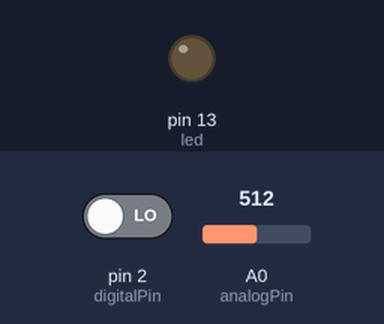
A sketch run on a simulated Arduino Uno, built with avr-gcc and run on an emulated ATmega328P. Shown: output pins drawn as LEDs (lit = HIGH). The test bench sets the inputs (shaded band); at power-on: pin 2 (digitalPin) LOW, A0 (analogPin) = 512. What the sketch prints to the serial monitor is not drawn.

Above: at 1.2 s.
1.3 s: pin 2 (digitalPin) driven HIGH
At 2.5 s:
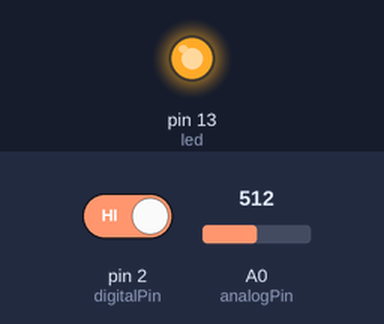
2.8 s: pin 2 (digitalPin) driven LOW
At 3.9 s:
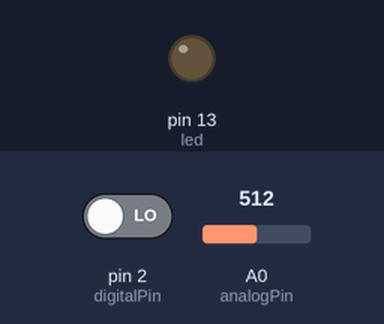
Timing chart, 0 to 5.8 s (numbered marks = the images above; inputs shaded):
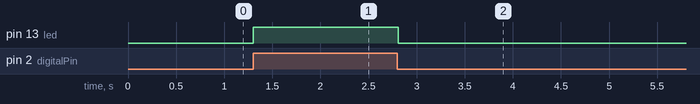

Measured:
- after the input at 1.3 s, pin 13 (led): LOW → HIGH at once
- after the input at 2.8 s, pin 13 (led): HIGH → LOW at once

The sketch:

DIGITAL_TEMP.ino
```cpp
/*
 INSTITUTO FEDERAL DE GOIAS - IFG CAMPUS GOIANIA
 FUNÇÃO: sensor digital temp mede as mudanças de temperatura com base na resistência do termistor.
 ESTAGIARIOS: RHAMON LUCAS V. COSTA e ISABELA R. DE OLIVEIRA
 DATA: 31/10/2022
 https://arduinomodules.info/ky-028-digital-temperature-sensor-module/
 */


int led = 13;  // define p led no pino 13
int digitalPin = 2; // define o pino do sensor digital no pino 2
int analogPin = A0; //  define o pino do sensor analogico ao pino A0
int digitalVal;
int analogVal;
void setup()
{
  pinMode(led, OUTPUT);
  pinMode(digitalPin, INPUT);

  Serial.begin(9600);
}
void loop()
{

  digitalVal = digitalRead(digitalPin);
  if(digitalVal == HIGH)
  {
    digitalWrite(led, HIGH);
  }
  else
  {
    digitalWrite(led, LOW);
  }

  analogVal = analogRead(analogPin);
  Serial.println(analogVal);   delay(100);
}
```
